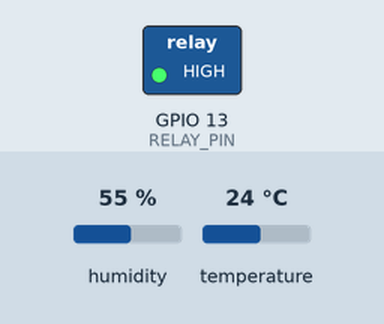
This sketch was run on a simulated ESP32. On the bench: switched loads named in the sketch (green lamp = pin HIGH). The test bench sets the inputs (shaded band); at power-on: temperature 24 °C, humidity 55 %. WiFi joins after 1.5 s; servers stay silent unless stated; no MQTT or app messages arrive unless stated; what the sketch prints to the serial monitor is not drawn.

Above: at 2.7 s.
2.8 s: temperature set to 28 °C
8.8 s: temperature set to 31 °C
At 12.1 s:
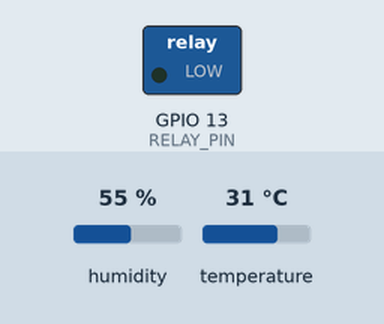
14.8 s: temperature set to 12 °C
At 18.0 s:
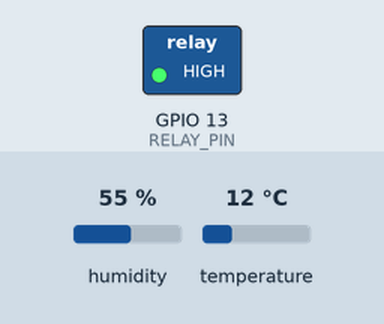
20.8 s: temperature set to 33 °C
At 22.7 s:
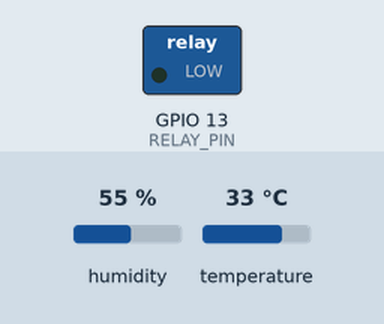
Timing chart, 0 to 24.2 s (numbered marks = the images above; inputs shaded):
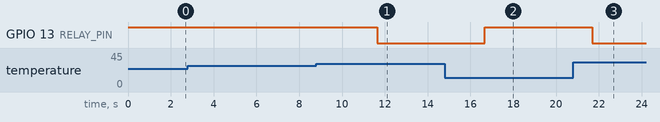

The sketch:

autofan.ino
```cpp
#include <WiFi.h>
#include <PubSubClient.h>
#include "DHT.h"

#define DHT11PIN 4          // Pin data sensor DHT11
#define RELAY_PIN 13        // Relay dihubungkan ke pin GPIO 13

// Konfigurasi WiFi
const char* ssid = "HOMESTAY V2";
const char* password = "perubahan";

// Konfigurasi MQTT
const char* mqtt_server = "mqtt.esp32.my.id";
const int mqtt_port = 7931;
const char* mqtt_user = "tamu";
const char* mqtt_pass = "tamu2024";

WiFiClient espClient;
PubSubClient client(espClient);
DHT dht(DHT11PIN, DHT11);

void setup_wifi() {
  delay(10);
  Serial.println("Menghubungkan ke WiFi...");
  WiFi.begin(ssid, password);

  while (WiFi.status() != WL_CONNECTED) {
    delay(500);
    Serial.print(".");
  }

  Serial.println("\nWiFi terhubung");
}

void reconnect() {
  while (!client.connected()) {
    Serial.print("Menghubungkan ke MQTT...");
    if (client.connect("ESP32Client", mqtt_user, mqtt_pass)) {
      Serial.println("Terhubung ke MQTT broker");
    } else {
      Serial.print("Gagal, rc=");
      Serial.print(client.state());
      Serial.println(" coba lagi dalam 5 detik");
      delay(5000);
    }
  }
}

void setup() {
  Serial.begin(115200);
  dht.begin();
  pinMode(RELAY_PIN, OUTPUT);
  digitalWrite(RELAY_PIN, HIGH); // Relay OFF saat awal (aktif LOW)

  setup_wifi();
  client.setServer(mqtt_server, mqtt_port);
}

void loop() {
  if (!client.connected()) {
    reconnect();
  }
  client.loop();

  float humi = dht.readHumidity();
  float temp = dht.readTemperature();

  Serial.print("Suhu: ");
  Serial.print(temp);
  Serial.print("°C | Kelembapan: ");
  Serial.print(humi);
  Serial.println("%");

  // Logika kipas (aktif LOW)
  if (temp > 29.0) {
    digitalWrite(RELAY_PIN, LOW);  // Kipas ON
    client.publish("esp32/fan_status", "ON");
  } else {
    digitalWrite(RELAY_PIN, HIGH); // Kipas OFF
    client.publish("esp32/fan_status", "OFF");
  }

  // Kirim data ke MQTT
  client.publish("esp32/temperature", String(temp).c_str());
  client.publish("esp32/humidity", String(humi).c_str());

  delay(5000); // Kirim data setiap 5 detik
}
```

Measured:
- the behaviour switches between 29 and 30 °C on temperature (found by bisection; images 0 and 1)
- after the input at 2.8 s, every drawn part: stays the same
- after the input at 8.8 s, GPIO 13 (RELAY_PIN): HIGH → LOW after 2.8 s
- after the input at 14.8 s, GPIO 13 (RELAY_PIN): LOW → HIGH after 1.9 s
- after the input at 20.8 s, GPIO 13 (RELAY_PIN): HIGH → LOW after 0.89 s
